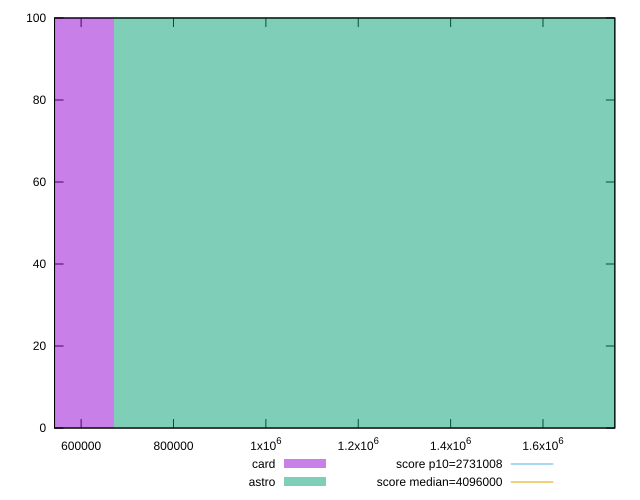

Here is the gnuplot script that generated this plot:
reset

$card <<EOF
0 100
EOF

$astro <<EOF
1341500.4493641926 100
EOF

set key outside below
set boxwidth 1341500.4493641926
set xrange [542414:1755526]
set yrange [0:100]
set trange [0:100]
set style fill transparent solid 0.5 noborder

set parametric
set terminal svg size 640, 500 enhanced background rgb 'white'
set output "reports/report_00031_2021-02-24T23-18-18.084Z/total-byte-weight/comparison/histogram/2_vs_3.svg"

plot $card title "card" with boxes, \
     $astro title "astro" with boxes, \
     2731008,t title "score p10=2731008", \
     4096000,t title "score median=4096000"

reset
